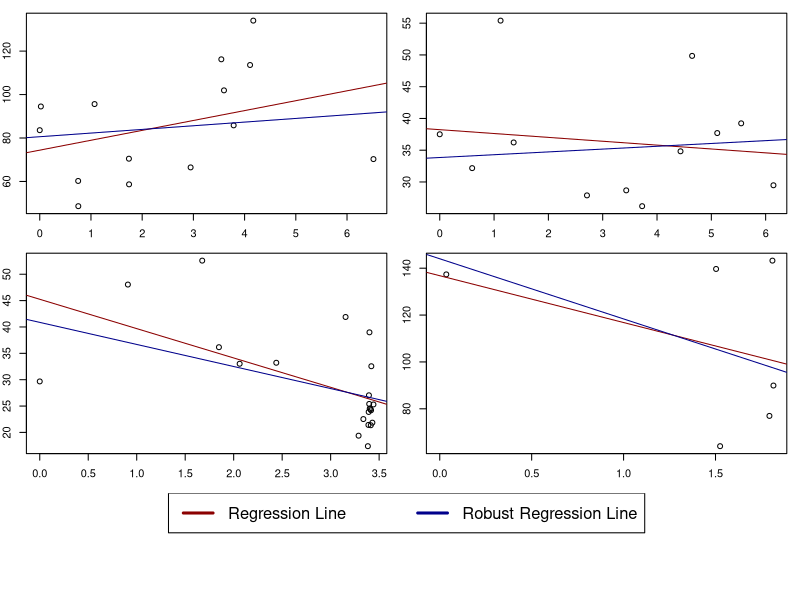
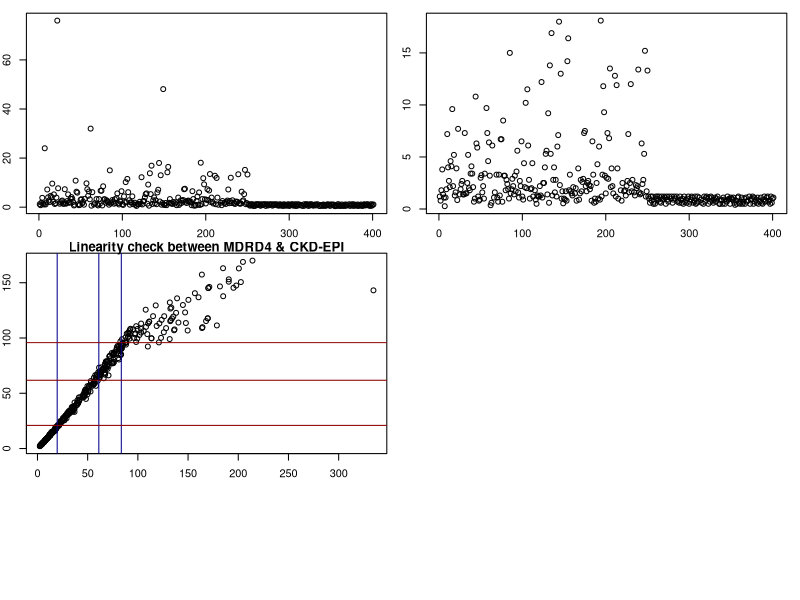

These charts were generated, in order, by the following R code:
## ---- chunk 1
knitr::opts_chunk$set(echo = TRUE)
require(dplyr)
require(tidyr)
require(data.table)
require(magrittr)
require(ggplot2)
## ---- chunk 2
is.nan.data.frame <- function(x)
  do.call(cbind, lapply(x, is.nan))
## ---- chunk 3
# Enter code here.

# reading datasets and setting primary keys
longegfr1 = data.table(fread('./data/longegfr1.csv'), key=c('id', 'fu.years'))
longegfr2 = data.table(fread('./data/longegfr2.csv'), key=c('ID', 'fu.years'))
colnames(longegfr2) = c('id','fu.years','egfr') # change column names to make joining easier
pk = c('id','fu.years')
longegfr = merge(longegfr1,
                 longegfr2,
                 by=pk,
                 all=TRUE)[order(id,fu.years)] # FULL OUTER JOIN
longegfr %>% summary()
## ---- chunk 4
# Enter code here.
longegfr[,mean_egfr:=mean(egfr),
         by=id]
longegfr[,count_egfr:=length(fu.years),
         by=id]
longegfr[,fu_total:=max(fu.years)-min(fu.years),
         by=id]
summary(longegfr)
longegfr
longegfr$bag_egfr = cut(longegfr$mean_egfr, c(0,15,30,60,90,Inf))

longegfr_nas = longegfr[,sum(is.na(mean_egfr)), by=id]
longegfr_nas[,missing_ind:=ifelse(V1>0,1,0)]
patients_egfr_na = longegfr_nas[,sum(missing_ind)]
cat('There are', patients_egfr_na, 'patients with missing values for \'mean egfr\'')
## ---- chunk 5
# Enter code here.
egfr_90_plus = unique(longegfr[mean_egfr>90, .(id,sex,baseline.age,mean_egfr, count_egfr),])[order(mean_egfr)]
egfr_90_plus
## ---- chunk 6
# Enter code here.
patient_id = c(3,37,162,223)
subset = longegfr[id %in% patient_id, .(id, fu.years, egfr)][order(id, fu.years)]
subset_1 = subset[id==patient_id[1]]
subset_2 = subset[id==patient_id[2]]
subset_3 = subset[id==patient_id[3]]
subset_4 = subset[id==patient_id[4]]
subset_1_rob = subset_1[!(egfr==max(egfr, na.rm=TRUE) | egfr==min(egfr, na.rm=TRUE))]
subset_2_rob = subset_2[!(egfr==max(egfr, na.rm=TRUE) | egfr==min(egfr, na.rm=TRUE))]
subset_3_rob = subset_3[!(egfr==max(egfr, na.rm=TRUE) | egfr==min(egfr, na.rm=TRUE))]
subset_4_rob = subset_4[!(egfr==max(egfr, na.rm=TRUE) | egfr==min(egfr, na.rm=TRUE))]

reg1 = lm(subset_1[,egfr] ~ subset_1[,fu.years])
reg2 = lm(subset_2[,egfr] ~ subset_2[,fu.years])
reg3 = lm(subset_3[,egfr] ~ subset_3[,fu.years])
reg4 = lm(subset_4[,egfr] ~ subset_4[,fu.years])
reg1_rob = lm(subset_1_rob[,egfr] ~ subset_1_rob[,fu.years])
reg2_rob = lm(subset_2_rob[,egfr] ~ subset_2_rob[,fu.years])
reg3_rob = lm(subset_3_rob[,egfr] ~ subset_3_rob[,fu.years])
reg4_rob = lm(subset_4_rob[,egfr] ~ subset_4_rob[,fu.years])

coef_1 = summary(reg1, conf.int=TRUE)$coefficients[2,1]
sd_1   = summary(reg1, conf.int=TRUE)$coefficients[2,2]
coef_2 = summary(reg2, conf.int=TRUE)$coefficients[2,1]
sd_2   = summary(reg2, conf.int=TRUE)$coefficients[2,2]
coef_3 = summary(reg3, conf.int=TRUE)$coefficients[2,1]
sd_3   = summary(reg3, conf.int=TRUE)$coefficients[2,2]
coef_4 = summary(reg4, conf.int=TRUE)$coefficients[2,1]
sd_4   = summary(reg4, conf.int=TRUE)$coefficients[2,2]

ci_1 = c(coef_1 - 2*sd_1 , coef_1 + 2*sd_1)
ci_2 = c(coef_2 - 2*sd_2 , coef_2 + 2*sd_2)
ci_3 = c(coef_3 - 2*sd_3 , coef_3 + 2*sd_3)
ci_4 = c(coef_4 - 2*sd_4 , coef_4 + 2*sd_4)

m <- matrix(c(1,2,3,4,5,5),nrow = 3,ncol = 2,byrow = TRUE)

layout(mat = m,heights = c(0.4,0.4,0.2))

par(mar = c(2,2,1,1))
plot(subset_1[,fu.years], subset_1[,egfr], xlab='years', ylab='patient 1 egfr')
abline(reg1, col='red4')
abline(reg1_rob, col='blue4')
plot(subset_2[,fu.years], subset_2[,egfr], xlab='years', ylab='patient 2 egfr')
abline(reg2, col='red4')
abline(reg2_rob, col='blue4')
plot(subset_3[,fu.years], subset_3[,egfr], xlab='years', ylab='patient 3 egfr')
abline(reg3, col='red4')
abline(reg3_rob, col='blue4')
plot(subset_4[,fu.years], subset_4[,egfr], xlab='years', ylab='patient 4 egfr')
abline(reg4, col='red4')
abline(reg4_rob, col='blue4')
plot(1, type = "n", axes=FALSE, xlab="", ylab="")
plot_colors <- c("blue","black", "green", "orange", "pink")
legend(x = "top",inset = 0,
        legend = c("Regression Line", "Robust Regression Line"), 
        col=c('red4', 'blue4'), lwd=3, cex=1.5, horiz = TRUE)

## ---- chunk 7
# Enter code here.
scr.dt = data.table(fread('./data/scr.csv'))
plot(scr.dt[,scr])
# longegfr_nas[,missing_ind:=ifelse(V1>0,1,0)]

scr.dt[, scr:=ifelse(scr>19, scr/88.42, scr)]
plot(scr.dt[,scr])
IQR_scr = summary(scr.dt[,scr])[5] - summary(scr.dt[,scr])[2]
IQR_scr
## ---- chunk 8
# Enter code here.
scr.dt[,scr_est1:=175*
         scr^(-1.154)*
         age^(-0.203)*
         (fifelse(scr.dt[,sex=='Female'],0.742,1, na=1))*
         (fifelse(scr.dt[,ethnic=='Black'],1.212,1,na=1))]

scr.dt[,min_scr_1:=pmin(scr/fifelse(scr.dt[,sex=='Female'],0.7,0.9,na=1),1, na.rm=TRUE)^(fifelse(scr.dt[,sex=='Female'],-0.329,-0.411,na=1))]
scr.dt[,max_scr_1:=pmax(scr/fifelse(scr.dt[,sex=='Female'],0.7,0.9,na=1),1, na.rm=TRUE)^(-1.209)]
scr.dt[,scr_est2:=141*
         min_scr_1*
         max_scr_1*
         0.993^age*
         (fifelse(scr.dt[,sex=='Female'],1.018,1, na=1))*
         (fifelse(scr.dt[,ethnic=='Black'],1.158,1,na=1))]

scr.dt

mean_est_1 = round(mean(scr.dt$scr_est1, na.rm=TRUE),2)
sd_est_1   = round(sd  (scr.dt$scr_est1, na.rm=TRUE),2)
mean_est_2 = round(mean(scr.dt$scr_est2, na.rm=TRUE),2)
sd_est_2   = round(sd  (scr.dt$scr_est2, na.rm=TRUE),2)

mean_est_1
sd_est_1
mean_est_2
sd_est_2

cor(scr.dt$scr_est1,scr.dt$scr_est2, method='pearson', use = "complete.obs")
## ---- chunk 9
# Enter code here.
plot(scr.dt$scr_est1,scr.dt$scr_est2, xlab='MDRD4', ylab='CKD-EPI', main='Linearity check between MDRD4 & CKD-EPI')
abline(v=mean_est_1, col='blue4')
abline(v=quantile(scr.dt$scr_est1, na.rm=TRUE)[2], col='blue4')
abline(v=quantile(scr.dt$scr_est1, na.rm=TRUE)[4], col='blue4')
abline(h=mean_est_2, col='red4')
abline(h=quantile(scr.dt$scr_est2, na.rm=TRUE)[2], col='red4')
abline(h=quantile(scr.dt$scr_est2, na.rm=TRUE)[4], col='red4')
## ---- chunk 10
# Enter code here.
## ---- chunk 11
# Enter code here.
## ---- chunk 12
# Enter code here.

## ---- chunk 13
# Enter code here.
## ---- chunk 14
# Enter code here.
## ---- chunk 15
# Enter code here.
